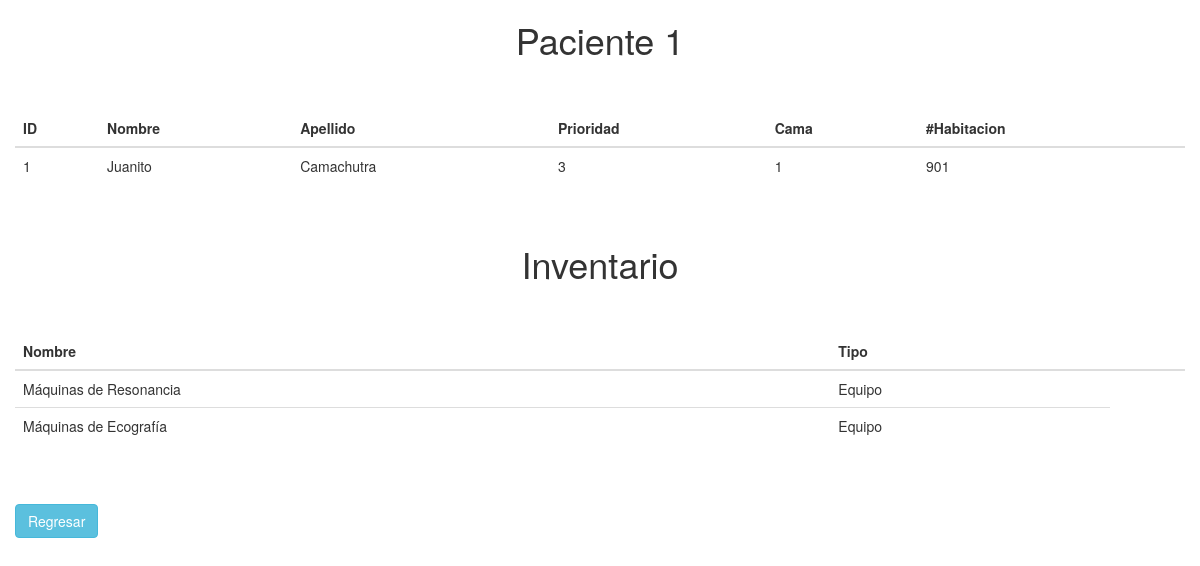
Page /singlePacienteAdmin.php?cc=1 on the committed database.
### tables this page shows
CREATE TABLE `pacientes` (
  `Idp` int(11) NOT NULL,
  `Nombre` char(25) DEFAULT NULL,
  `Apellido` char(25) DEFAULT NULL,
  `Cedula` int(11) NOT NULL,
  `Duracion` int(11) NOT NULL,
  `Diagnostico` varchar(255) DEFAULT NULL,
  `FechaIngreso` date NOT NULL,
  `Prioridad` int(11) DEFAULT NULL,
  `Medico` int(11) NOT NULL,
  `Cama` int(11) NOT NULL
);

CREATE TABLE `habitaciones` (
  `Id` int(11) NOT NULL,
  `Numero` int(11) NOT NULL
);

CREATE TABLE `pacientesxinventario` (
  `Id` int(11) NOT NULL,
  `Paciente` int(11) NOT NULL,
  `Item` int(11) NOT NULL
);

CREATE TABLE `inventario` (
  `Id` int(11) NOT NULL,
  `Nombre` char(60) DEFAULT NULL,
  `Cantidad` int(11) NOT NULL,
  `Tipo` varchar(255) DEFAULT NULL
);

### singlePacienteAdmin.php (the view, shortened to what this page needs)
<!DOCTYPE html>
<html lang="en">
    <head>
        <link rel="stylesheet" href="https://maxcdn.bootstrapcdn.com/bootstrap/3.4.1/css/bootstrap.min.css">
    </head>
    <body>
        <div class="container-fluid">
            <?php
                $con = mysqli_connect(HOST_DB, USUARIO_DB, USUARIO_PASS, NOMBRE_DB);
                $identificacion = $_GET['cc'];
                $sqlPaciente = "SELECT * FROM Pacientes WHERE Idp = \"$identificacion\"";
                $resPaciente = mysqli_query($con, $sqlPaciente);
                $fila = mysqli_fetch_array($resPaciente);
                $id = $fila['Idp'];
                $nombre = $fila['Nombre'];
                $apellido = $fila['Apellido'];
                $prioridad = $fila['Prioridad'];
                $cama = $fila ['Cama'];
                $sqlCama = "SELECT * FROM CAMAS WHERE ID = \"$cama\" ";
                $resCama = mysqli_query($con,$sqlCama);
                $filaCama = mysqli_fetch_array($resCama);
                $habitacion = $filaCama['Habitacion'];
                $sqlHabitacion = "SELECT * FROM Habitaciones WHERE ID = \"$habitacion\" ";
                $resHabitacion = mysqli_query($con,$sqlHabitacion);
                $filaHabitacion = mysqli_fetch_array($resHabitacion);
                $numeroHabitacion = $filaHabitacion['Numero'];
                echo "<h1 align=\"center\">Paciente $id</h1>";
                $str_datos="";
                $str_datos.='<br>';
                $str_datos.='<br>';
                $str_datos.='<table class="table">';
                    $str_datos.='<thead class="thead-dark">';
                        $str_datos.='<tr>';
                            $str_datos.='<th scope="col">ID</th>';
                            $str_datos.='<th scope="col">Nombre</th>';
                            $str_datos.='<th scope="col">Apellido</th>';
                            $str_datos.='<th scope="col">Prioridad</th>';
                            $str_datos.='<th scope="col">Cama</th>';
                            $str_datos.='<th scope="col">#Habitacion</th>';
                        $str_datos.='</tr>';
                        $str_datos.='</thead>';
                        $str_datos.='<tbody>';
                        $str_datos.='<tr>';
                            $str_datos .= '<td>'. $id . '</td>';
                            $str_datos .= '<td>'. $nombre . '</td>';
                            $str_datos .= '<td>'. $apellido . '</td>';
                            $str_datos .= '<td>'. $prioridad .'</td>';
                            $str_datos .= '<td>'. $cama .'</td>';
                            $str_datos .= '<td>'. $numeroHabitacion . '</td>';
                        $str_datos.='</tr>';
                    $str_datos.='</tbody>';
                    $str_datos.='</table>';
                $str_datos.='<br>';
                echo $str_datos;
                $sqlInventario = "SELECT * FROM Inventario INNER JOIN PacientesXInventario
                ON Inventario.Id = PacientesXInventario.Item
                WHERE PacientesXInventario.Paciente = \"$identificacion\" AND Inventario.Tipo = 'Equipo'  ";
                $resInventario = mysqli_query($con,$sqlInventario);
                echo "<h1 align=\"center\">Inventario</h1>";
                $str_datos="";
                $str_datos.='<br>';
                $str_datos.='<br>';
                $str_datos.='<table class="table">';
                    $str_datos.='<thead class="thead-dark">';
                        $str_datos.='<tr>';
                            $str_datos.='<th scope="col">Nombre</th>';
                            $str_datos.='<th scope="col">Tipo</th>';
                            $str_datos.='<th scope="col"></th>';
                        $str_datos.='</tr>';
                        $str_datos.='</thead>';
                        $str_datos.='<tbody>';
                        foreach($resInventario as $inventario){
                                $str_datos.='<tr>';
                                    $str_datos.='<td>'. $inventario['Nombre'].'</td>';
                                    $str_datos.='<td>'. $inventario['Tipo'].'</td>';
                                $str_datos.='</tr>';
                        }
                        $str_datos.='</tbody>';
                    $str_datos.='</table>';
                $str_datos.='<br>';
                echo $str_datos;
                echo "<br>";
                echo "<a class=\"btn btn-info\" href=\"verPacientesAdmin.php\">Regresar</a>";
            ?>
        </div>
    </body>
</html>

### rows in the picture
pacientes: Idp "1", Nombre "Juanito", Apellido "Camachutra", Prioridad "3", Cama "1"
habitaciones: Numero "901"
pacientesxinventario: Item.Nombre "Máquinas de Resonancia", Item.Tipo "Equipo"
pacientesxinventario: Item.Nombre "Máquinas de Ecografía", Item.Tipo "Equipo"
